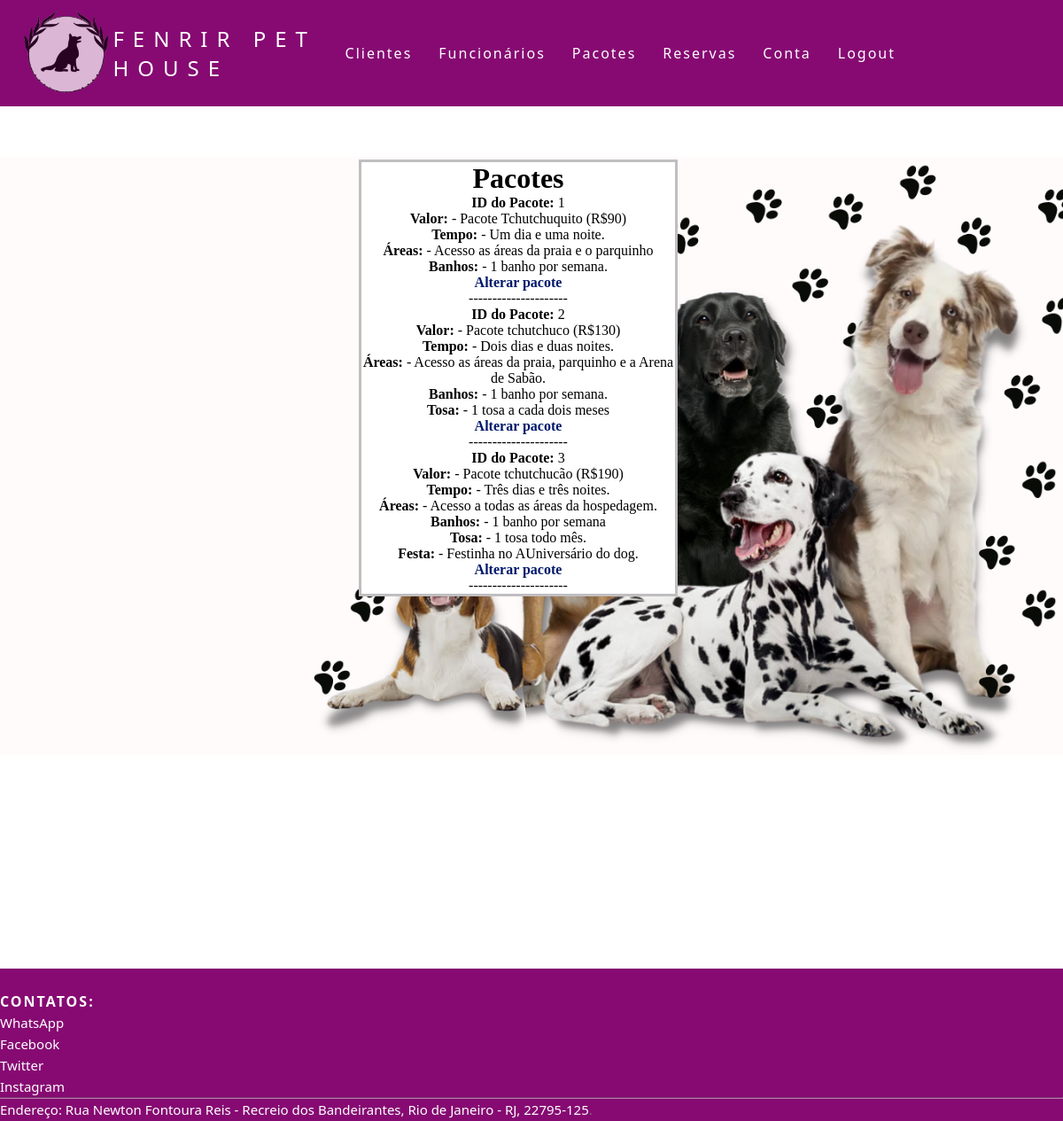
The app's page /admpacotes.php with its own data.
### tables this page shows
CREATE TABLE `pacotes` (
  `idpacote` int(255) NOT NULL,
  `nome` varchar(255) NOT NULL,
  `valor` varchar(255) NOT NULL,
  `tempo` varchar(255) NOT NULL,
  `areas` varchar(255) NOT NULL,
  `banho` varchar(255) DEFAULT NULL,
  `tosa` varchar(255) DEFAULT NULL,
  `festa` varchar(255) DEFAULT NULL
);

### src/admpacotes.php (the view, shortened to what this page needs)
<html lang="pt-br">
  <head>
    <link rel="stylesheet" href="style.css" />
  </head>
  <body>
      <header class="nav">
      <nav>
        <a href="adminpage.php"><img style="margin-left:25px; margin-top:10px; margin-bottom:10px; " src="logo.png" alt="Image" height="100"></a>
        <a class="logo" href="adminpage.php">Fenrir Pet House</a>
        <ul class="nav-list">
          <li><a href="admclient.php">Clientes</a></li>
          <li><a href="admfun.php">Funcionários</a></li>
          <li><a href="admpacotes.php">Pacotes</a></li>
          <li><a href="admservico.php">Reservas</a></li>
          <li><a href="admconta.php">Conta</a></li>
          <li><a href="logout.php">Logout</a></li>
        </ul>
      </nav>
    </header>
    <body background="capa dogs.png" class="background">
    </body>
    <div class="fenrir-login">
        <h1>Pacotes</h1>
        <?php include "conectauser.inc";
        $sql = "SELECT * FROM pacotes ;";
        $res = mysqli_query($mysqli,$sql);
        $linhas = mysqli_num_rows($res);
        for($i = 0; $i < $linhas; $i++){
            $pacotes = mysqli_fetch_array($res);
            echo "<strong>ID do Pacote: </strong>".$pacotes["idpacote"]."<br>";
            echo "<strong>Valor: </strong>".$pacotes["valor"]."<br>";
            echo "<strong>Tempo: </strong>".$pacotes["tempo"]."<br>";
            echo "<strong>Áreas: </strong>".$pacotes["areas"]."<br>";
            echo "<strong>Banhos: </strong>".$pacotes["banho"]."<br>";
            if (!empty($pacotes["tosa"]))  {
              echo "<strong>Tosa: </strong>".$pacotes["tosa"]."<br>";
            }
            if (!empty($pacotes["festa"]))  {
              echo "<strong>Festa: </strong>".$pacotes["festa"]."<br>";
            }
            echo "<a href='altera_pacote.php?idpacote=".$pacotes["idpacote"]."'>
            <strong>Alterar pacote</strong></a><br>";
            echo "---------------------<br>";
     }
  ?>
    </div>
   <footer class="site-footer">
        <div class="col-xs-6 col-md-3">
          <h6>Contatos:</h6>
          <ul class="footer-links">
            <li><a href="https://web.whatsapp.com/">WhatsApp</a></li>
            <li><a href="https://www.facebook.com/">Facebook</a></li>
            <li><a href="https://twitter.com/">Twitter</a></li>
            <li><a href="https://www.instagram.com/">Instagram</a></li>
          </ul>
        </div>
      <hr>
    <div class="container">
      <div class="row">
        <div class="col-md-8 col-sm-6 col-xs-12">
          <p class="copyright-text">
       <a href="https://www.google.com/maps/dir//Rua+Newton+Fontoura+Reis+-+Recreio+dos+Bandeirantes+-+R.+Newton+Fontoura+Reis+-+Recreio+dos+Bandeirantes,+Rio+de+Janeiro+-+RJ,+22795-125/@-22.9209579,-43.4968904,11z/data=!4m8!4m7!1m0!1m5!1m1!1s0x9bc3aed259b4ad:0x6383c2f561261060!2m2!1d-43.4660456!2d-23.026394">Endereço: Rua Newton Fontoura Reis - Recreio dos Bandeirantes, Rio de Janeiro - RJ, 22795-125</a>.
          </p>
    </div>
</footer>
  </body>
</html>

### src/style.css (style rules this page uses)
body { width:100%; }
* { margin: 0; padding: 0; }
a { color: #fff; text-decoration: none; transition: 0.3s; }
.logo { font-size: 24px; text-transform: uppercase; letter-spacing: 10px; }
.background { background-size: 100%; margin-bottom: none; background-position-x: 0%; background-position-y: 30%; background-repeat: no-repeat; margin: 0 auto; }
nav { display: flex; justify-content: space-around; align-items: center; font-family: system-ui, -apple-system, Helvetica, Arial, sans-serif; background: #860a72; width: 100%; margin-top: 0; position: relative; }
.nav-list { list-style: none; display: flex; padding-right: 5cm; }
.nav-list li { letter-spacing: 2px; margin-left: 30px; }
.fenrir-login { text-align: center; background-color: rgb(255, 255, 255); position: relative; right: 15px; border: 3px solid rgb(192, 190, 192); z-index: 9; margin-top: 5%; margin-right: 35%; margin-left: 35%; }
.fenrir-login a { color: rgb(0, 25, 107); }
.site-footer { background-color:#860a72; padding:20px 0 1px; font-family: system-ui, -apple-system, Helvetica, Arial, sans-serif; font-size:15px; line-height:24px; color:#737373; margin-top: 35%; position: relative; }
.site-footer hr { border-top-color:#bbb; opacity:0.5 }
.site-footer h6 { color:#fff; font-size:16px; text-transform:uppercase; margin-top:5px; letter-spacing:2px }
.site-footer a { color:#ffffff; font-family: system-ui, -apple-system, Helvetica, Arial, sans-serif; }
.footer-links { padding-left:0; list-style:none }
.footer-links li { display:block }
.footer-links a { color:#ffffff }
.copyright-text { margin:0 }

### records on screen
pacotes: idpacote "1", valor "- Pacote Tchutchuquito (R$90)", tempo "- Um dia e uma noite.", areas "- Acesso as áreas da praia e o parquinho", banho "- 1 banho por semana."
pacotes: idpacote "2", valor "- Pacote tchutchuco (R$130)", tempo "- Dois dias e duas noites.", areas "- Acesso as áreas da praia, parquinho e a Arena de Sabão.", banho "- 1 banho por semana.", tosa "- 1 tosa a cada dois meses"
pacotes: idpacote "3", valor "- Pacote tchutchucão (R$190)", tempo "- Três dias e três noites.", areas "- Acesso a todas as áreas da hospedagem.", banho "- 1 banho por semana", tosa "- 1 tosa todo mês.", festa "- Festinha no AUniversário do dog."
